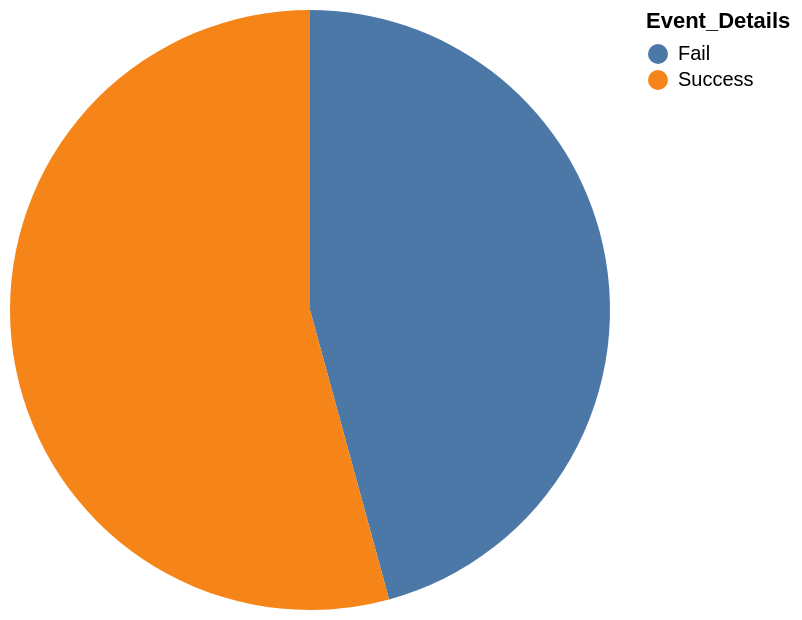

Express this chart as Vega-Lite.
### Vega-Lite specification from a JSON file in a GitHub repository (floating-point values rounded to 4 significant figures)
{"data": {"values": [{"x_data": "Fail", "y_data": 70}, {"x_data": "Success", "y_data": 83}]}, "mark": "arc", "encoding": {"theta": {"field": "y_data", "type": "quantitative", "title": "SUM(Event_ID)"}, "color": {"field": "x_data", "type": "nominal", "title": "Event_Details"}}}
